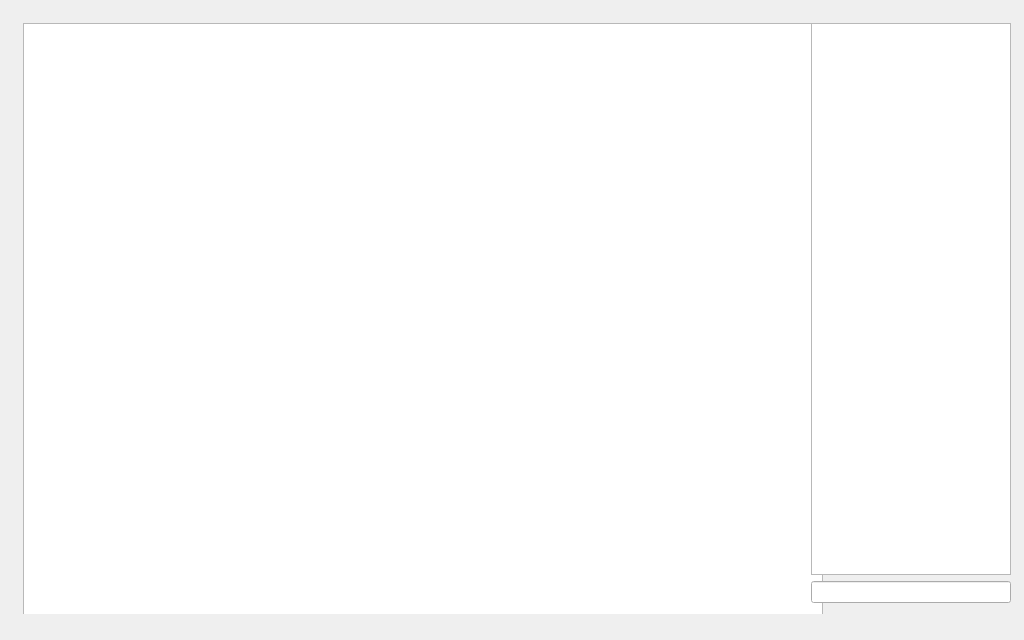
<?xml version="1.0" encoding="UTF-8"?>
<ui version="4.0">
 <class>MainWindow</class>
 <widget class="QMainWindow" name="MainWindow">
  <property name="geometry">
   <rect>
    <x>0</x>
    <y>0</y>
    <width>1024</width>
    <height>640</height>
   </rect>
  </property>
  <property name="windowTitle">
   <string>MainWindow</string>
  </property>
  <widget class="QWidget" name="centralWidget">
   <property name="maximumSize">
    <size>
     <width>1024</width>
     <height>640</height>
    </size>
   </property>
   <widget class="QWidget" name="">
    <property name="geometry">
     <rect>
      <x>12</x>
      <y>12</y>
      <width>1010</width>
      <height>602</height>
     </rect>
    </property>
    <layout class="QHBoxLayout" name="horizontalLayout">
     <item>
      <widget class="QGraphicsView" name="graphicsView">
       <property name="sizePolicy">
        <sizepolicy hsizetype="Fixed" vsizetype="Fixed">
         <horstretch>224</horstretch>
         <verstretch>168</verstretch>
        </sizepolicy>
       </property>
       <property name="minimumSize">
        <size>
         <width>800</width>
         <height>600</height>
        </size>
       </property>
       <property name="maximumSize">
        <size>
         <width>800</width>
         <height>600</height>
        </size>
       </property>
       <property name="renderHints">
        <set>QPainter::Antialiasing|QPainter::HighQualityAntialiasing|QPainter::SmoothPixmapTransform|QPainter::TextAntialiasing</set>
       </property>
      </widget>
     </item>
     <item>
      <layout class="QVBoxLayout" name="verticalLayout">
       <item>
        <widget class="QTextEdit" name="textEdit">
         <property name="sizePolicy">
          <sizepolicy hsizetype="Minimum" vsizetype="Expanding">
           <horstretch>0</horstretch>
           <verstretch>0</verstretch>
          </sizepolicy>
         </property>
         <property name="minimumSize">
          <size>
           <width>200</width>
           <height>0</height>
          </size>
         </property>
         <property name="maximumSize">
          <size>
           <width>200</width>
           <height>16777215</height>
          </size>
         </property>
         <property name="readOnly">
          <bool>true</bool>
         </property>
        </widget>
       </item>
       <item>
        <widget class="QLineEdit" name="lineEdit">
         <property name="sizePolicy">
          <sizepolicy hsizetype="Minimum" vsizetype="Fixed">
           <horstretch>0</horstretch>
           <verstretch>0</verstretch>
          </sizepolicy>
         </property>
         <property name="minimumSize">
          <size>
           <width>200</width>
           <height>0</height>
          </size>
         </property>
         <property name="maximumSize">
          <size>
           <width>200</width>
           <height>16777215</height>
          </size>
         </property>
        </widget>
       </item>
      </layout>
     </item>
    </layout>
   </widget>
  </widget>
  <action name="action_Exit">
   <property name="text">
    <string>&amp;Exit</string>
   </property>
  </action>
 </widget>
 <layoutdefault spacing="6" margin="11"/>
 <tabstops>
  <tabstop>lineEdit</tabstop>
  <tabstop>textEdit</tabstop>
  <tabstop>graphicsView</tabstop>
 </tabstops>
 <resources/>
 <connections>
  <connection>
   <sender>action_Exit</sender>
   <signal>triggered()</signal>
   <receiver>MainWindow</receiver>
   <slot>close()</slot>
   <hints>
    <hint type="sourcelabel">
     <x>-1</x>
     <y>-1</y>
    </hint>
    <hint type="destinationlabel">
     <x>199</x>
     <y>149</y>
    </hint>
   </hints>
  </connection>
 </connections>
</ui>
